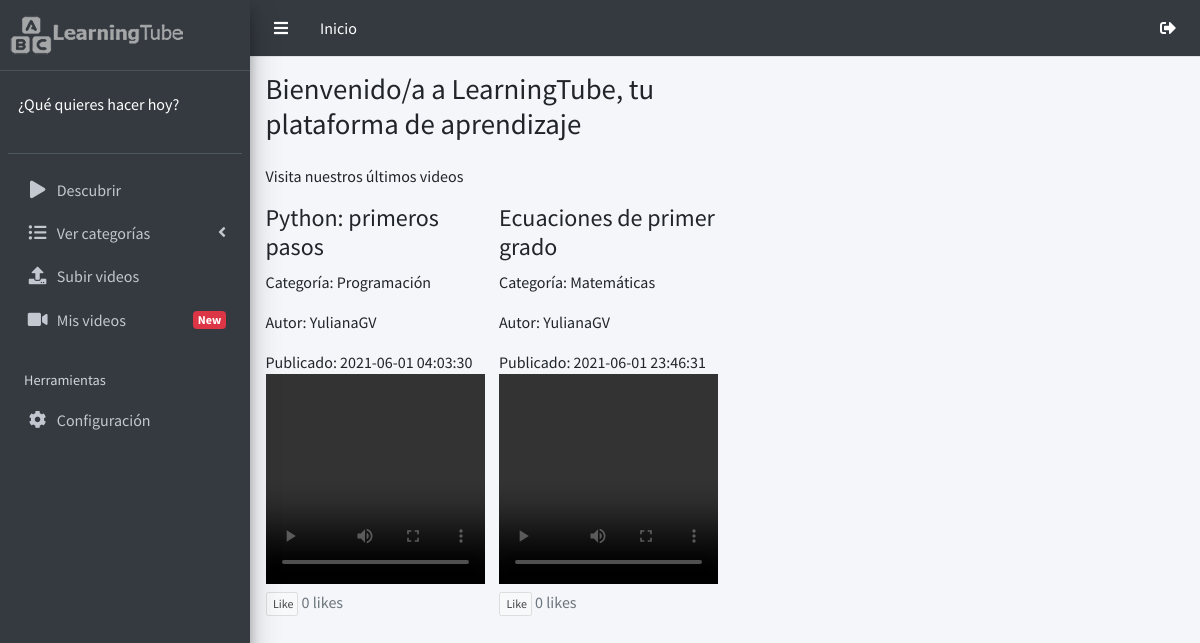
/myvideos.php (signed in), run on the app's committed database.
### tables this page shows
CREATE TABLE `videos` (
  `video_id` int NOT NULL,
  `users_user_id` int NOT NULL,
  `categories_cat_id` int NOT NULL,
  `video_date` datetime NOT NULL,
  `video_title` varchar(60) NOT NULL,
  `video_url` varchar(200) NOT NULL
);

CREATE TABLE `categories` (
  `cat_id` int NOT NULL,
  `cat_name` varchar(50) NOT NULL
);

CREATE TABLE `users` (
  `user_id` int NOT NULL,
  `user_date` timestamp NOT NULL DEFAULT CURRENT_TIMESTAMP,
  `user_email` varchar(100) NOT NULL,
  `user_name` varchar(100) NOT NULL,
  `user_photo` varchar(200) DEFAULT NULL,
  `user_password` varchar(150) NOT NULL,
  `user_ip` varchar(30) NOT NULL,
  `user_last_login` timestamp NULL DEFAULT NULL
);

### myvideos.php (the view, shortened to what this page needs)
<!DOCTYPE html>
<html lang="es">
<head>
    <link rel="stylesheet" href="plugins/bootstrap/css/bootstrap.min.css">
    <link rel="stylesheet" href="plugins/fontawesome-free/css/all.min.css">
    <link rel="stylesheet" href="dist/css/adminlte.css">
    <link rel="stylesheet" href="https://code.ionicframework.com/ionicons/2.0.1/css/ionicons.min.css">
    <link rel="stylesheet" type="text/css" href="plugins/datatables/datatables.min.css"/>
    <link rel="stylesheet"  type="text/css" href="plugins/datatables/DataTables-1.10.18/css/dataTables.bootstrap4.min.css">
    <link rel="stylesheet"  type="text/css" href=" plugins/datatables-responsive/css/responsive.bootstrap4.css">
    <link rel="stylesheet"  type="text/css" href="plugins/sweetalert2/sweetalert2.min.css">
    <link rel="stylesheet" href="plugins/iCheck/all.css">
    <link rel="stylesheet" href="css/styles.css">
</head>
<body class="hold-transition sidebar-mini">
    <div class="wrapper">
    <?php
    include "header.php";
    include "sidebar.php";
    ?>
    <div class="content-wrapper">
        <section class="content-header">
        <div class="container-fluid">
            <div class="row mb-2">
            <div class="col-sm-6">
                <h1>Bienvenido/a a LearningTube, tu plataforma de aprendizaje</h1>
            </div>
            </div>
        </div>
        </section>
        <section class="content">
        <div class="col-sm-6">
            <p>Visita nuestros últimos videos</p>
        </div>
        <div class="container-fluid">
            <div class="row d-flex">
            <?php
            $conn = mysqli_connect("localhost","root","Kenway74","bd_learning");
            $user = $_SESSION['user_id'];
            $consultaVideo = $conn->query("SELECT users.user_name, users.user_id, videos.users_user_id, videos.categories_cat_id, videos.video_url, videos.video_title, videos.video_url, videos.video_date, categories.cat_id, categories.cat_name FROM users INNER JOIN videos ON users.user_id = videos.users_user_id INNER JOIN categories ON videos.categories_cat_id = categories.cat_id WHERE users.user_id = '".$user."' ");
            if ($consultaVideo !== false && $consultaVideo->num_rows > 0){
            while($video=mysqli_fetch_array($consultaVideo)){
            ?>
                <div class="col-md-3">
                    <ul class="list-unstyled">
                    <li><h4><?php echo $video['video_title']; ?></h4></li>
                    <li><p>Categoría: <?php echo $video['cat_name']; ?></p></li>
                    <li><p>Autor: <?php echo $video['user_name']; ?></p></li>
                    <li><span class="date">Publicado: <?php echo $video['video_date']; ?></span></li>
                    <li>
                    <video controls width="100%" height="210px" >
                    <source src="<?php echo "video/".$video['video_url']; ?>" type="video/mp4">
                    </video>
                    <button type="button" class="btn btn-default btn-xs"><i class="fa fa-thumbs-o-up"></i> Like</button>
                    <span class="pull-right text-muted">0 likes</span><br><br>
                    </li>
                    </ul>
                </div>
            <?php }
            }else{
            echo "Todavía no has subido ningún video";
            }
            ?>
            </div>
        </div>
        </section>
    </div>
    </div>
</body>
</html>

### data on the page
videos: video_title "Python: primeros pasos", categories_cat.cat_name "Programación", users_user.user_name "YulianaGV", video_date "2021-06-01 04:03:30"
videos: video_title "Ecuaciones de primer grado", categories_cat.cat_name "Matemáticas", users_user.user_name "YulianaGV", video_date "2021-06-01 23:46:31"
